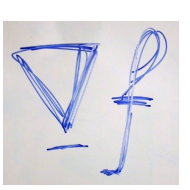
#> input picture Term1/ImageProcessing/Project/InputImgs/1.png, 190 x 190 px, found by its file name
$ jupyter execute --allow-errors 'Main copy 3.ipynb'   (shell and % lines are left out)
#> lines starting #> are read from the running program, lines starting #| are printed output that depends on the picture
[cell 1]
import numpy as np
import matplotlib.pyplot as plt
import scipy.io as spio
import cv2
from numpy.linalg import det, inv
import matplotlib.image as mpimg
from matplotlib.widgets import PolygonSelector
from PIL import Image

plt.style.use('default')

Task1

[cell 2]
# source_img_path = "InputImgs\\SrcImg.png"
# target_img_path = "InputImgs\\DstImg.png"
source_img_path = "InputImgs\\1.png"
target_img_path = "InputImgs\\2.png"
source_img_grey = cv2.imread(source_img_path, cv2.IMREAD_GRAYSCALE)
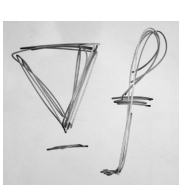
#> source_img_grey: shape (190, 190); min 17, max 255, mean 218.6
target_img_grey = cv2.imread(target_img_path, cv2.IMREAD_GRAYSCALE)
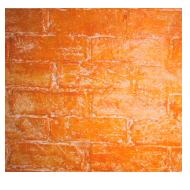
#> input picture Term1/ImageProcessing/Project/InputImgs/2.png, 190 x 190 px, found by its file name
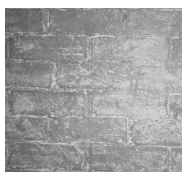
#> target_img_grey: shape (190, 190); min 79, max 255, mean 174.4
source_img = cv2.imread(source_img_path, cv2.IMREAD_COLOR)
#> source_img is the input picture: shape (190, 190, 3); mean B, G, R 224.8, 218, 218.8
target_img = cv2.imread(target_img_path, cv2.IMREAD_COLOR)
#> target_img is the input picture: shape (190, 190, 3); mean B, G, R 100.1, 158.4, 235.4
source_img = cv2.cvtColor(source_img, cv2.COLOR_BGR2RGB)
target_img_ = cv2.cvtColor(target_img, cv2.COLOR_BGR2RGB)


img_array = source_img_grey.copy()

# 回调函数，当选择完成时调用
# [5 lines left out: function onselect, not called in this run]
    # 这里可以添加代码来处理多边形的顶点

# 创建图像和轴
fig, ax = plt.subplots()
ax.imshow(img_array, cmap='gray')

# 创建PolygonSelector实例
polygon_selector = PolygonSelector(ax, onselect)

# 显示图像并开始多边形选择过程
plt.show()
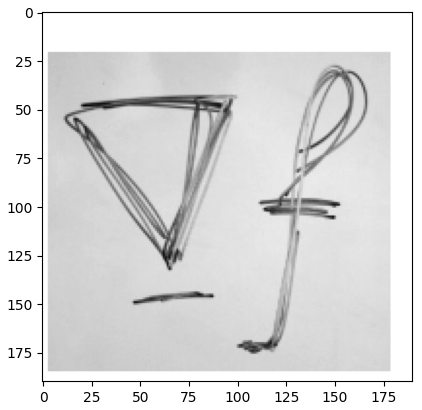
#> figure drawn by matplotlib, 1 panel

#> (a cell that did not finish here is left out)

[cell 4]
from scipy import signal, sparse
import numpy as np
from scipy.sparse.linalg import spsolve
from matplotlib import pyplot as plt
from scipy.sparse import linalg as linalg

# [8 lines of commented-out code are left out]

# [55 lines left out: functions compute_gradients, seamless_cloning, not called in this run]

# 使用导入梯度
#seamless_cloning(source_img_grey, target_img_grey, mask, polygon, mode='importing')
#> (the rest of this cell did not finish here and is left out)

[cell 5]
from PIL import Image
from scipy import signal, sparse
import numpy as np
from scipy.sparse.linalg import spsolve
from matplotlib import pyplot as plt

# [58 lines left out: functions compute_gradients, seamless_cloning, not called in this run]


# 使用导入梯度
#result = seamless_cloning(source_img, target_img, mask.astype(bool), mode='importing')
#> (the rest of this cell did not finish here and is left out)

[cell 6]
# 应用纹理平坦化
img_path = "InputImgs//qwe.png"
image = cv2.imread(img_path)
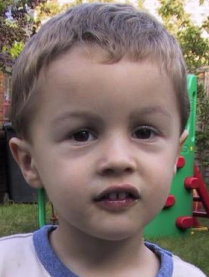
#> input picture ImageProcessing/Project/InputImgs/qwe.png, 209 x 277 px, found by its file name
#> image is the input picture: shape (277, 209, 3); mean B, G, R 107, 113.3, 126.5
image = cv2.cvtColor(image, cv2.COLOR_BGR2RGB)

img_array = image.copy()

# 回调函数，当选择完成时调用
# [5 lines left out: function onselect, not called in this run]
    # 这里可以添加代码来处理多边形的顶点

# 创建图像和轴
fig, ax = plt.subplots()
ax.imshow(img_array, cmap='gray')

# 创建PolygonSelector实例
polygon_selector = PolygonSelector(ax, onselect)

# 显示图像并开始多边形选择过程
plt.show()
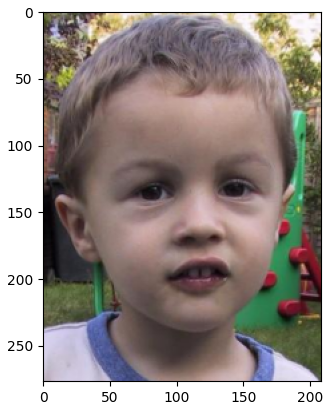
#> figure drawn by matplotlib, 1 panel

[cell 7]
import numpy as np
import cv2
from scipy.sparse import lil_matrix
from scipy.sparse.linalg import spsolve
import matplotlib.pyplot as plt

# [64 lines left out: functions compute_laplacian, texture_flattening, not called in this run]

# 应用纹理平坦化
img_path = "InputImgs//qwe.png"
image = cv2.imread(img_path)
image = cv2.cvtColor(image, cv2.COLOR_BGR2RGB)
image_height, image_width = image.shape[:2]
#> image_height = 277; image_width = 209
#> (the rest of this cell did not finish here and is left out)
